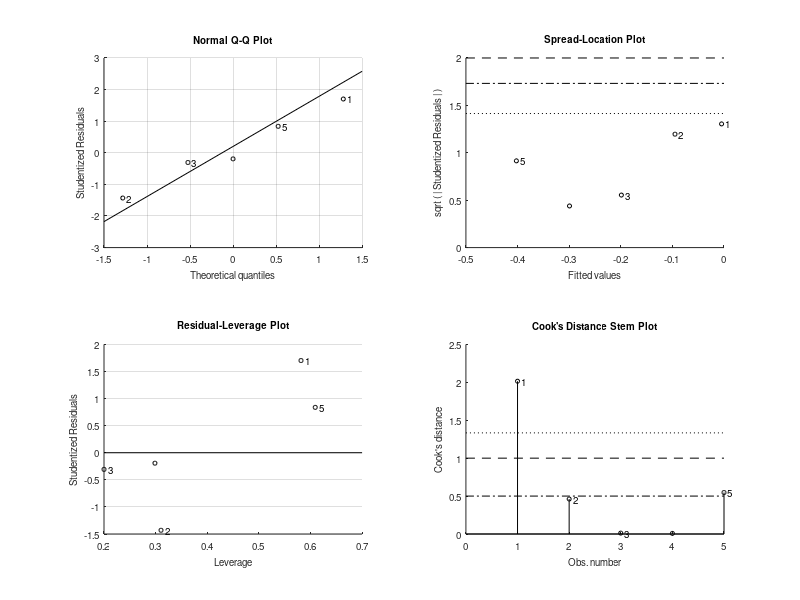

Write MATLAB code to recreate this figure. (Note: this script raises an error after producing the figure.)
%Lachlan McDermott
%E80 Lab 4
%2/10/2026
%Linear Regression Script

%intake data and do linear regression

turbidity = [1.925; 1.74; 1.527; 1.321; 1.11]; % voltage 
ratio     = [0; -0.1; -0.2; -0.3; -0.4]; % depth

graph = fitlm(turbidity, ratio);
intercept = graph.Coefficients.Estimate(1);
slope     = graph.Coefficients.Estimate(2);
intercept_se = graph.Coefficients.SE(1);
r_sq      = graph.Rsquared.Ordinary;

xGrid = linspace(min(turbidity), max(turbidity), 100)';
yFit = predict(graph, xGrid);

[~, ci_functional] = predict(graph, xGrid, 'Prediction', 'curve', 'Alpha', 0.05);
[~, ci_observational] = predict(graph, xGrid, 'Prediction', 'observation', 'Alpha', 0.05);

figure('Color', 'w'); 
hold on; 
grid on;

fill([xGrid; flipud(xGrid)], [ci_observational(:,1); flipud(ci_observational(:,2))], [0.5 1 1], 'EdgeColor', 'none');

fill([xGrid; flipud(xGrid)], [ci_functional(:,1); flipud(ci_functional(:,2))], [0.8 1 1], 'EdgeColor', 'none');

plot(xGrid, yFit, 'b-', 'LineWidth', 1.5);
plot(turbidity, ratio, 'ks', 'MarkerFaceColor', 'k');

xlabel('Voltage [V]');
ylabel('Depth [m]');
title('Voltage vs. Depth');
legend('Observational Bounds', 'Functional Bounds', 'Line of Best Fit', 'Data', 'Location', 'southeast');

stats_str = {sprintf('Equation: y = %.5f * x + %.5f', slope, intercept);
             sprintf('Intercept: %.5f ± %.5f', intercept, intercept_se);
             sprintf('Slope: %.5e', slope);
             sprintf('R-Square: %.5f', r_sq);};

annotation('textbox', [0.15, 0.7, 0.3, 0.15], 'String', stats_str, ...
           'FitBoxToText', ...
           'on', ...
           'BackgroundColor', ...
           'white', ...
           'EdgeColor', ...
           'black');
hold off;